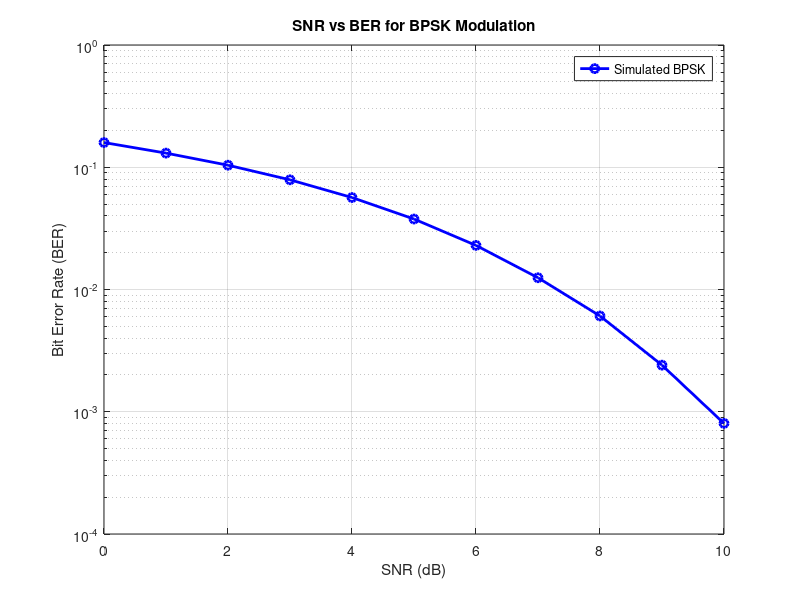

Recreate this plot in MATLAB.
% MATLAB script to simulate BPSK modulation and plot SNR vs BER

clc; clear; close all; % Clear command window, variables, and close figures

% Define parameters
numBits = 10^6; % Total number of bits to simulate (large for accuracy)
SNR_dB = 0:1:10; % Define SNR range in dB (0 dB to 10 dB in steps of 1)
BER = zeros(size(SNR_dB)); % Initialize BER array to store values for each SNR

% Step 1: Generate random binary data (0s and 1s)
dataBits = randi([0 1], 1, numBits); 

% Step 2: BPSK Modulation
% BPSK maps 0 to -1 and 1 to +1
bpskSymbols = 2*dataBits - 1; % Convert bits: 0 -> -1, 1 -> +1

% Step 3: Simulate the effect of noise for different SNR values
for i = 1:length(SNR_dB)
    % Step 3.1: Add AWGN noise based on current SNR
    receivedSymbols = awgn(bpskSymbols, SNR_dB(i), 'measured');
    
    % Step 3.2: BPSK Demodulation (Decision Rule)
    detectedBits = receivedSymbols > 0; % If received signal > 0, interpret as 1, else 0
    
    % Step 3.3: Calculate Bit Error Rate (BER)
    BER(i) = sum(detectedBits ~= dataBits) / numBits; % Count mismatched bits and normalize
end

% Step 4: Plot the results
semilogy(SNR_dB, BER, 'bo-', 'LineWidth', 2); % Plot BER on logarithmic scale
grid on; % Add grid for better visualization
xlabel('SNR (dB)'); % Label x-axis (SNR in decibels)
ylabel('Bit Error Rate (BER)'); % Label y-axis (BER)
title('SNR vs BER for BPSK Modulation'); % Title of the plot
legend('Simulated BPSK'); % Legend for the plot

%%%%%%%%%%%%%%%%%%%%%%%%%%%%%%%%%%%%%%%%%%%%%%%%%%%%%%%%%%%%%%%%%%%%%%%%%%
%                       DETAILED EXPLANATION                             %
%%%%%%%%%%%%%%%%%%%%%%%%%%%%%%%%%%%%%%%%%%%%%%%%%%%%%%%%%%%%%%%%%%%%%%%%%%

% BPSK Modulation and BER Calculation:
% ------------------------------------
% BPSK (Binary Phase Shift Keying) is a digital modulation scheme where:
% - Bit '0' is represented as -1
% - Bit '1' is represented as +1
% This ensures that the signal is always at a fixed amplitude but shifts
% its phase between 0 and 180 degrees.

% Step 1: Random Bit Generation
% ------------------------------
% - We generate `numBits` random bits (0s and 1s).
% - These represent the data to be transmitted.
% - The function `randi([0 1], 1, numBits)` generates a row vector of
%   random 0s and 1s.

% Step 2: BPSK Modulation
% -------------------------
% - We convert 0s to -1 and 1s to +1 using `bpskSymbols = 2*dataBits - 1`.
% - This transformation allows us to simulate BPSK modulation.

% Step 3: Adding Noise (AWGN Channel)
% -----------------------------------
% - The loop runs for each SNR value from 0 dB to 10 dB.
% - The function `awgn()` adds Additive White Gaussian Noise (AWGN).
% - `awgn(bpskSymbols, SNR_dB(i), 'measured')` ensures that the noise 
%   power is adjusted according to the given SNR.

% Step 4: BPSK Demodulation
% --------------------------
% - The receiver applies a **decision rule**:
%   - If received signal > 0, it's detected as '1'.
%   - Otherwise, it's detected as '0'.
% - This is done using `detectedBits = receivedSymbols > 0`.

% Step 5: Bit Error Rate (BER) Calculation
% ----------------------------------------
% - We compare the received bits with the original bits.
% - `sum(detectedBits ~= dataBits)` counts how many bits were incorrectly
%   received.
% - We normalize this by dividing by the total number of bits to get BER.

% Step 6: Plotting the Results
% ----------------------------
% - We use `semilogy()` instead of `plot()` because BER is usually very 
%   small at higher SNRs, and a log scale is better for visualization.
% - The X-axis represents **SNR in dB**.
% - The Y-axis represents **Bit Error Rate (BER)**.
% - As SNR increases, BER decreases, showing the improved signal quality.

% Expected Graph Interpretation:
% -------------------------------
% - At **low SNR (e.g., 0 dB)**, noise is strong, leading to high BER.
% - As **SNR increases**, noise reduces, and fewer errors occur.
% - The curve should drop exponentially, confirming that increasing SNR
%   improves transmission reliability.
